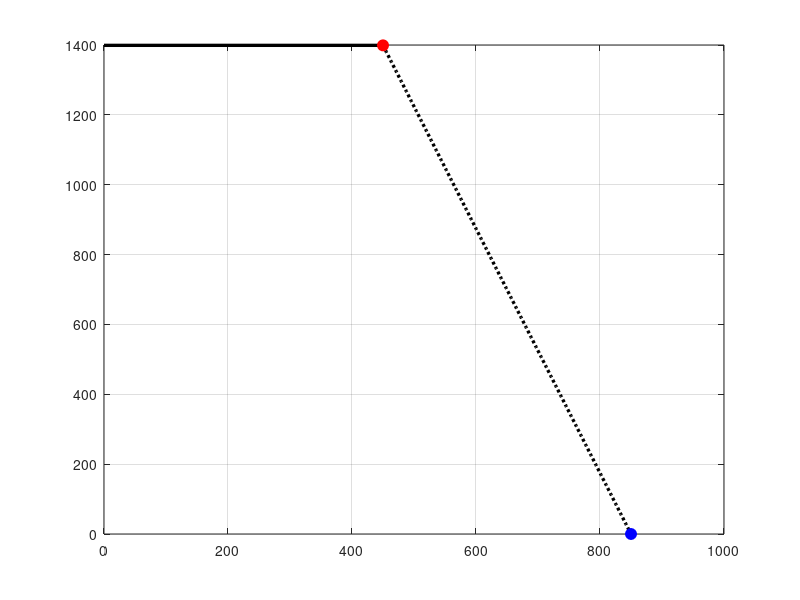

This chart was generated by the following MATLAB code: (Note: this script raises an error after producing the figure.)
%% Payload_Range_Diagram.m
% =========================================================================
% Payload-range diagram for Arctic STOL aircraft
%
% Values based on current report payload-range section:
%   MTOW = 4077 kg
%   OEW  = 2150 kg
%   Useful load = 1927 kg
%   Max payload = 1399 kg
%   Design fuel = 535 kg
%   Design range = 450 nmi
%   Ferry range ≈ 850 nmi
%
% The diagram includes:
%   A: Maximum payload, zero range
%   B: Design mission point, max payload at 450 nmi
%   D: Ferry range, zero payload
% =========================================================================

clear; clc; close all;

%% Aircraft weight data from report

MTOW = 4077;              % maximum takeoff weight [kg]
OEW  = 2150;              % operating empty weight [kg]
W_payload_max = 1399;     % maximum design payload [kg]
W_fuel_design = 535;      % design mission fuel [kg]

%% Mission/range data

R_design = 450;           % required/design range [nmi]
R_ferry  = 850;           % estimated ferry range at zero payload [nmi]

%% Useful load check

useful_load = MTOW - OEW;                 % payload + fuel [kg]
fuel_at_max_payload = useful_load - W_payload_max;

fprintf('Useful load = %.1f kg\n', useful_load)
fprintf('Fuel available at max payload = %.1f kg\n', fuel_at_max_payload)
fprintf('Design fuel = %.1f kg\n\n', W_fuel_design)

if abs(useful_load - 1927) > 1e-6
    warning('Useful load does not match the report value of 1927 kg.')
end

if abs(fuel_at_max_payload - W_fuel_design) > 10
    warning(['Fuel available at max payload differs from design fuel by more than 10 kg. ', ...
             'Check MTOW, OEW, payload, and fuel consistency.'])
end

%% Payload-range points

% Point A: maximum payload, zero range
R_A = 0;
P_A = W_payload_max;

% Point B: design mission point
R_B = R_design;
P_B = W_payload_max;

% Point D: ferry range, zero payload
R_D = R_ferry;
P_D = 0;

% Tradeoff region from design point to ferry point
R_trade = linspace(R_B, R_D, 150);
P_trade = linspace(P_B, P_D, 150);

%% Plot payload-range diagram

figure('Name','Payload-Range Diagram', ...
       'Units','normalized','Position',[0.12 0.15 0.72 0.55]);

hold on; grid on; box on;

% Main payload-range boundary
h1 = plot([R_A R_B], [P_A P_B], 'k-', 'LineWidth', 2.4);
h2 = plot(R_trade, P_trade, 'k:', 'LineWidth', 2.4);

% Key points
h3 = plot(R_B, P_B, 'ro', ...
          'MarkerFaceColor','r', ...
          'MarkerSize',8);

h4 = plot(R_D, P_D, 'bo', ...
          'MarkerFaceColor','b', ...
          'MarkerSize',8);

% Requirement and reference lines
xline(R_design, '--', '450 nmi Required Range', ...
      'LineWidth', 1.4, ...
      'LabelVerticalAlignment','bottom');

yline(W_payload_max, '--', 'Max Payload', ...
      'LineWidth', 1.2, ...
      'LabelHorizontalAlignment','left');

xlabel('Range [nmi]')
ylabel('Payload [kg]')
title('Payload-Range Diagram')

xlim([0, 1.10*R_D])
ylim([0, 1.15*W_payload_max])

legend([h1 h2 h3 h4], ...
       'Maximum-payload range segment', ...
       'Payload-fuel tradeoff region', ...
       'Design mission point', ...
       'Ferry range point', ...
       'Location','northeast')

%% Print summary

fprintf('Payload-Range Summary:\n')
fprintf('Point A: Range = %.0f nmi, Payload = %.0f kg\n', R_A, P_A)
fprintf('Point B: Range = %.0f nmi, Payload = %.0f kg\n', R_B, P_B)
fprintf('Point D: Range = %.0f nmi, Payload = %.0f kg\n\n', R_D, P_D)

fprintf('Aircraft Values Used:\n')
fprintf('MTOW = %.0f kg\n', MTOW)
fprintf('OEW = %.0f kg\n', OEW)
fprintf('Useful load = %.0f kg\n', useful_load)
fprintf('Maximum payload = %.0f kg\n', W_payload_max)
fprintf('Fuel available at max payload = %.0f kg\n', fuel_at_max_payload)
fprintf('Design fuel = %.0f kg\n', W_fuel_design)
fprintf('Design range = %.0f nmi\n', R_design)
fprintf('Estimated ferry range = %.0f nmi\n', R_ferry)

%% Save figure

print(gcf, 'Payload_Range_Diagram_Corrected.png', '-dpng', '-r600')
